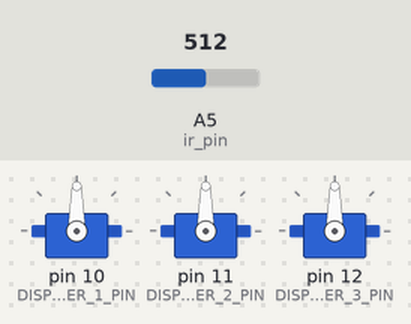
Bench run of a sketch on a simulated Arduino Uno, built with avr-gcc and run on an emulated ATmega328P. Shown: 3 × servo. The inputs (shaded band) are chosen by the test bench; at power-on: A5 (ir_pin) = 512.

Above: at 1.8 s.
1.9 s: A5 (ir_pin) set to 359
3.4 s: A5 (ir_pin) set to 344
At 4.7 s:
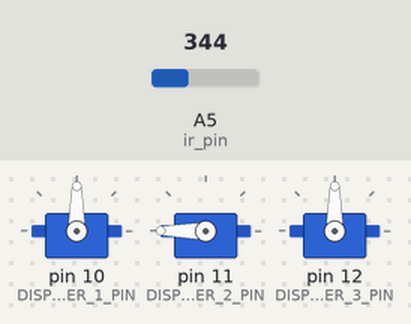
5.5 s: A5 (ir_pin) set to 360
At 5.8 s:
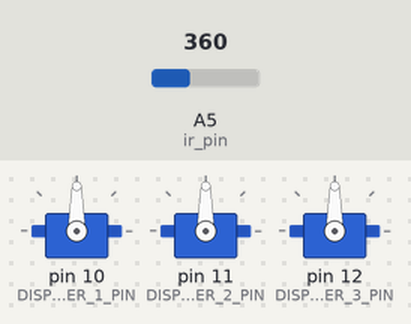
7.0 s: A5 (ir_pin) set to 340
At 8.5 s:
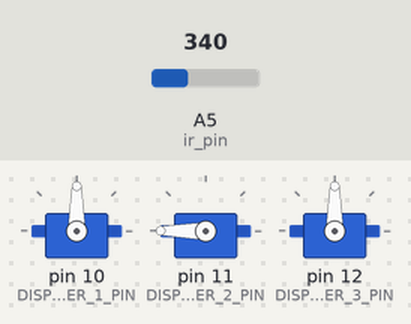
Timing chart, 0 to 10.0 s (numbered marks = the images above; inputs shaded):
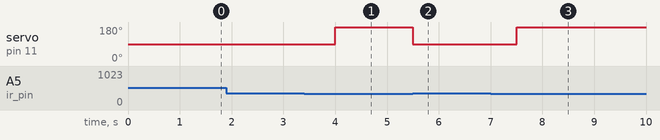

The sketch:

TestingSketchClasses.ino
```cpp
#include <Servo.h>

class IR_Sensor {

    private:
      int ir_pin = A5;

    public:
      boolean DetectObject(void) {
        return analogRead(ir_pin) > 350;
      }

};


class Item_Dispenser {

    private:
        Servo servo;

    public:
        void AttachPin(int pin) {
            servo.attach(pin);
        }

        void StartDispensing(void) {
            servo.write(180);
        }

        void StopDispensing(void) {
            servo.write(90);
        }
};


#define DISPENSER_1_PIN   10
#define DISPENSER_2_PIN  11
#define DISPENSER_3_PIN 12

Item_Dispenser dispenser1, dispenser2, dispenser3;
IR_Sensor ir;

void setup() {
  Serial.begin(9600);
  dispenser1.AttachPin(DISPENSER_1_PIN);
  dispenser2.AttachPin(DISPENSER_2_PIN);
  dispenser3.AttachPin(DISPENSER_3_PIN);

}

void loop() {
  dispenser2.StartDispensing();
  while (ir.DetectObject() == false);
  dispenser2.StopDispensing();

  delay(1000);
}
```

Measured:
- the behaviour switches between 351 and 350 on A5 (ir_pin) (found by bisection; images 0 and 1)
- after the input at 1.9 s, every drawn part: stays the same
- after the input at 3.4 s, servo on pin 11 (DISPENSER_2_PIN): 90° → 180° after 0.60 s
- after the input at 5.5 s, servo on pin 11 (DISPENSER_2_PIN): 180° → 90° at once
- after the input at 7.0 s, servo on pin 11 (DISPENSER_2_PIN): 90° → 180° after 0.50 s
